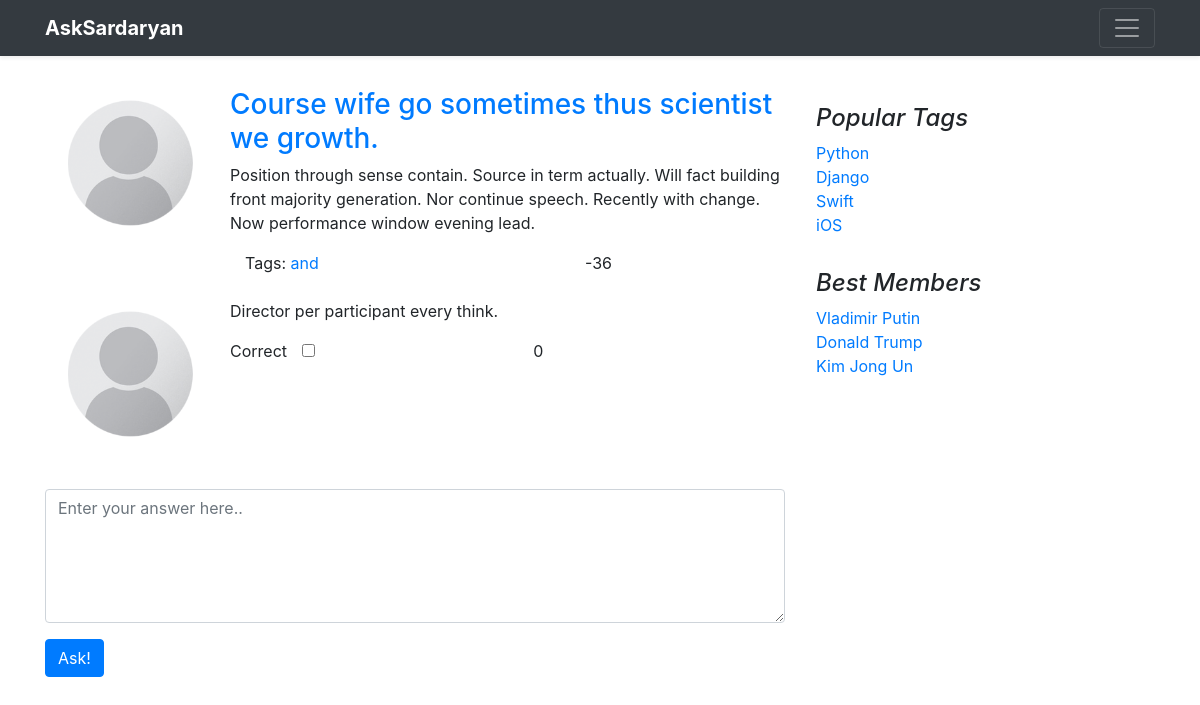
The app's page /questions/question/203/ with its own data.
### questions/models.py (models this page shows, shortened)
class Question(models.Model):
    author = models.ForeignKey(User, on_delete=models.CASCADE)
    title = models.CharField(max_length=120, verbose_name=u"Заголовок вопроса")
    text = models.TextField(verbose_name=u"Полное описание вопроса")
    create_date = models.DateTimeField(default=datetime.now, verbose_name=u"Время создания вопроса")
    is_active = models.BooleanField(default=True, verbose_name=u"Доступность вопроса")
    tags = models.ManyToManyField(Tag, blank=True, related_name="questions")
    rating = models.IntegerField(default=0)
    objects = QuestionManager()
    class Meta:
        ordering = ['-create_date']

class Tag(models.Model):
    title = models.CharField(max_length=120, verbose_name=u"Заголовок ярлыка")

class Comment(models.Model):
    author = models.ForeignKey(User, on_delete=models.CASCADE)
    question = models.ForeignKey(Question, on_delete=models.CASCADE)
    create_data = models.DateTimeField(default=datetime.now, verbose_name=u"Время создания комментария")
    text = models.TextField(blank=True, verbose_name=u"Комментарий")
    rating = models.IntegerField(default=0)

### questions/views.py (the view)
# urls.py: path("question/<int:pk>/", views.question_by_pk, name="question"),
def question_by_pk(request, pk):
    question = get_object_or_404(Question, pk=pk)
    return render(request, "questions/question_page.html", context={"question": question})

### questions/templates/questions/question_page.html
{% extends "base.html" %}
{% load static %}
{% block content %}
<div class="row">
    <div class="col-md-3">
        <div class="row justify-content-center">
            <img class="avatar rounded" src={% static "img/user.png" %}  >
        </div>
    </div>
    <div class="col-md-9">
        <div class="row">
            <h3><a href={% url "question" question.pk %}>{{ question.title }}</a></h3>
        </div>
        <div class="row">
            <p>{{ question.text }}</p>
        </div>
        <div class="row mb-0">
            <div class="col-8">
                Tags:
                {% for tag in question.tags.all %}
                    <a href={% url "tag" tag.title %}>{{ tag.title }}</a>
                {% endfor %}
            </div>
            <div class="row justify-content-center">
                {{ question.rating }}
            </div>
        </div>
    </div>
</div>
    <br>
    {% for comment in question.comment_set.all %}
        {% include "questions/comment.html" %}
    {% endfor %}
    <br>
    <form action="#" class='input-question'>
        <div class="form-group row">
            <textarea  id='Text' class='form-control' cols="5" rows="5" placeholder="Enter your answer here.."></textarea>
        </div>
        <div class="form-group row">
            <button type="submit" class="btn btn-primary">Ask!</button>
        </div>
    </form>
{% endblock %}

### questions/templates/questions/comment.html (shortened to what this page needs)
{% load static %}
<div class="row question-container question-container-border">
    <div class="col-md-3">
        <div class="row justify-content-center">
            <img class="avatar" src={% static "img/user.png" %}  >
        </div>
         <div class="row justify-content-center">
             <div class="row  justify-content-center ">
                 <div class="btn btn-link btn-lg btn-like">
                 </div>
              </div>
        </div>
    </div>
    <div class="col-md-9">
        <div class="row">
            <p>{{ comment.text }}</p>
        </div>
        <div class="form-group row mb-0">
                <label for="correct" >Correct</label>
            <div class="col-md-5">
                <input type="checkbox" id="correct">
            </div>
            <div class="col-md-5">
                {{ comment.rating }}
            </div>
        </div>
    </div>
</div>

### static/css/styles.css (style rules this page uses)
.avatar { max-width: 8em; max-height: 8em; margin-bottom:10px; margin-top: 10px; margin-right: 15px; }

### records on screen
Question: title "Course wife go sometimes thus scientist we growth.", text "Position through sense contain. Source in term actually. Will fact building front majority generation. Nor continue speech. Recently with change. Now performance window evening lead.", rating "-36"
Tag: title "and"
Comment: text "Director per participant every think.", rating "0"
